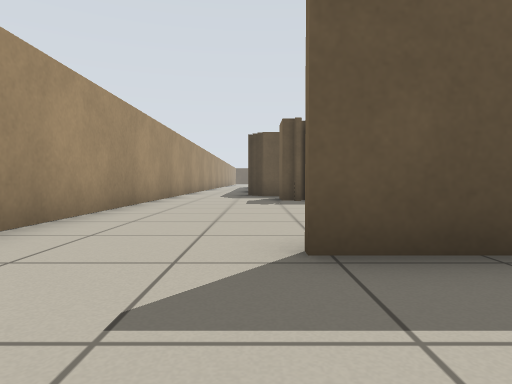
View 1 (above)

24 first-person views from a walk through a Stage world. The camera is 0.5 m above the floor, tilts 2° down and sees 75° across. The lines on the ground mark 1 m squares. The floor is counted in squares, 1 m on a side. Each view is taken from the middle of a square. On the plan, view 1 faces up. The plan holds only what a view shows up to about 9 squares ahead; the rest is blank. The place goes on beyond the plan. Robots are left out.

View 2
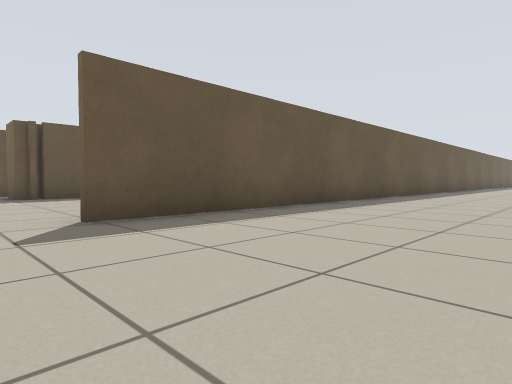

View 3
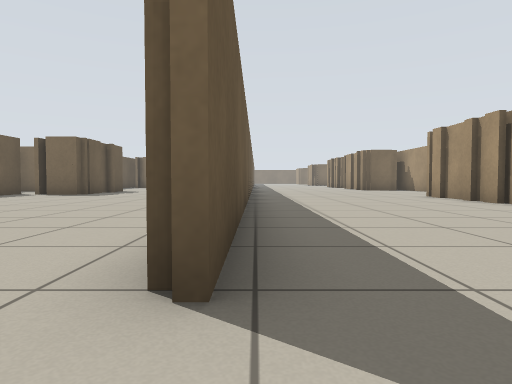

View 4
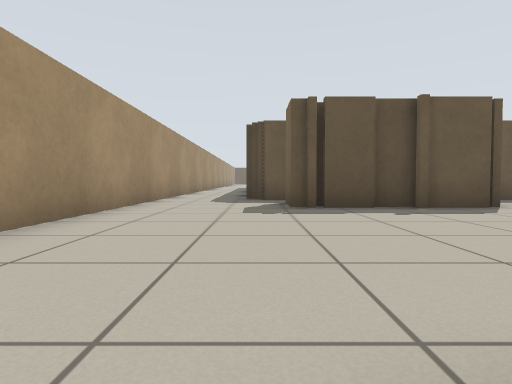

View 5
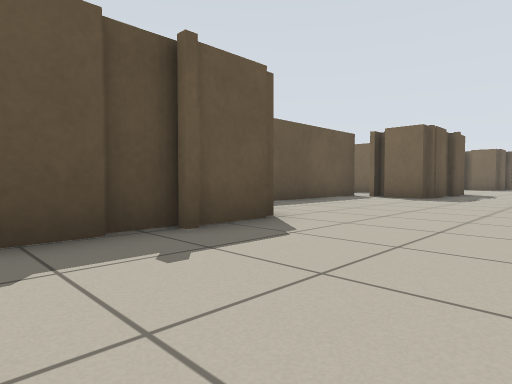

View 6
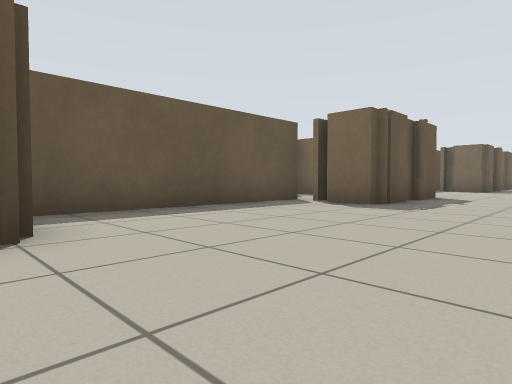

View 7
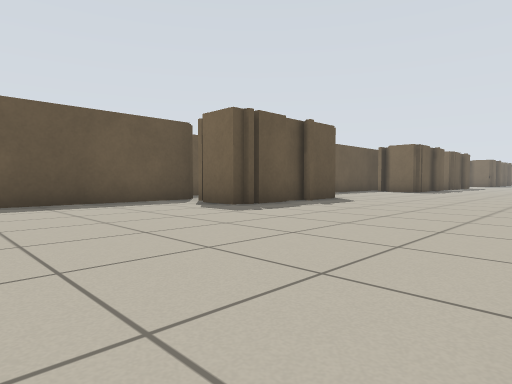

View 8
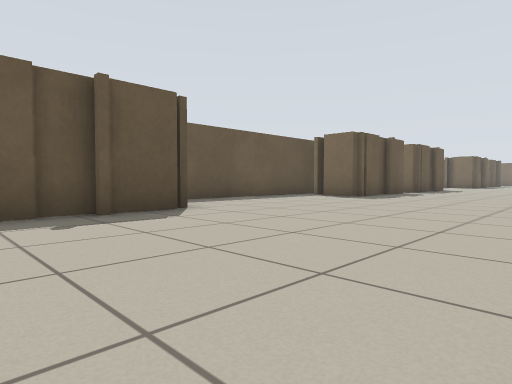

View 9
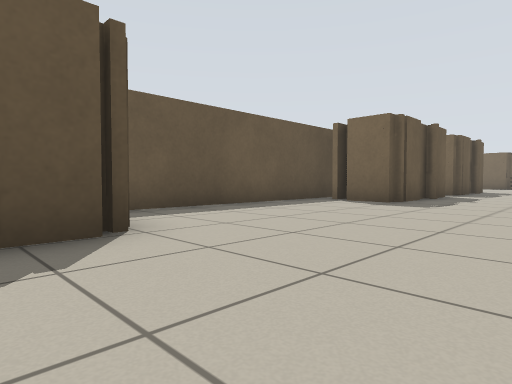

View 10
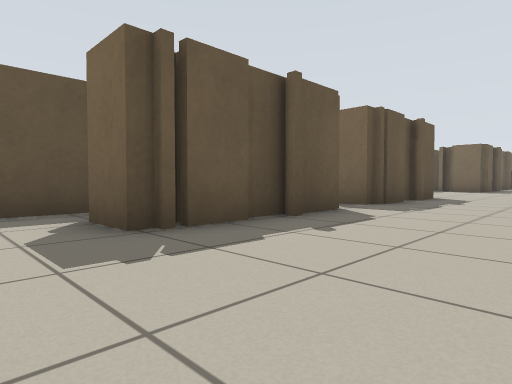

View 11
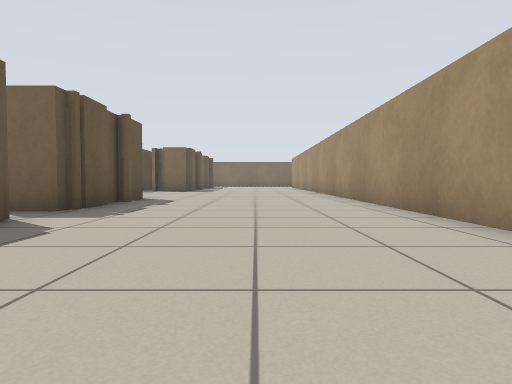

View 12
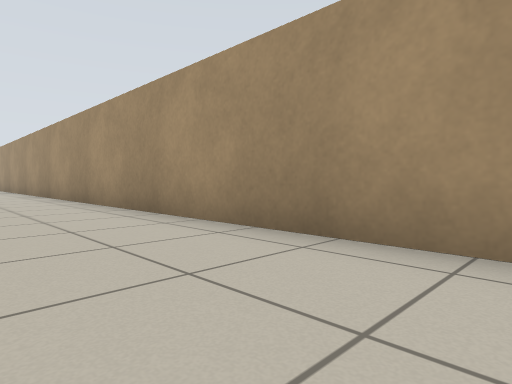

View 13
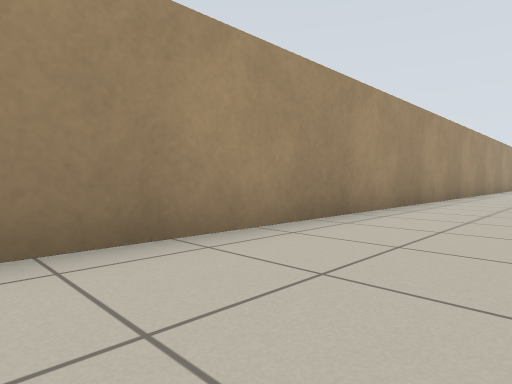

View 14
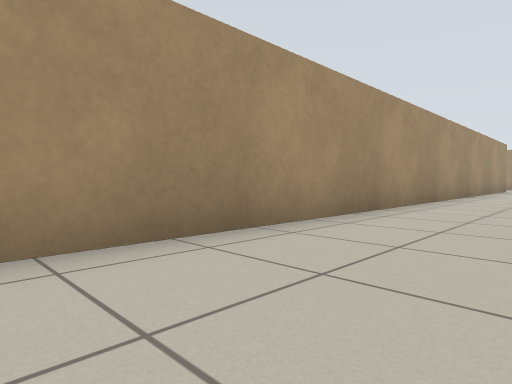

View 15
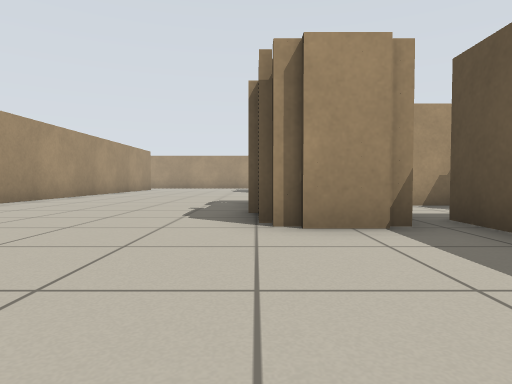

View 16
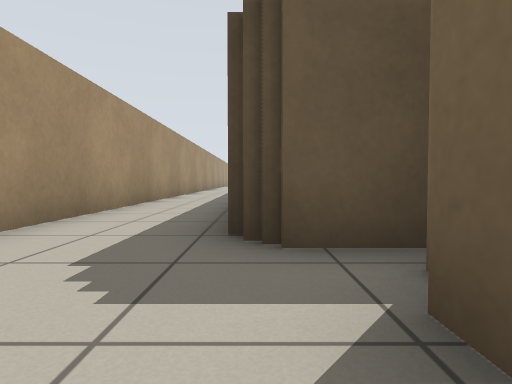

View 17
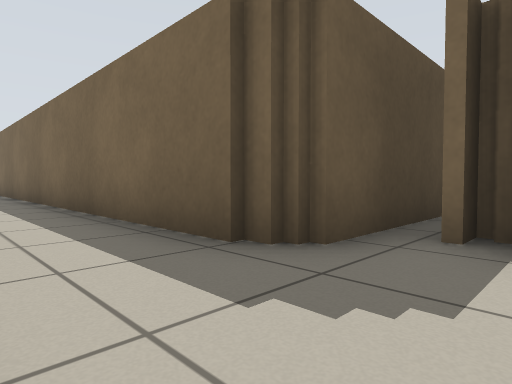

View 18
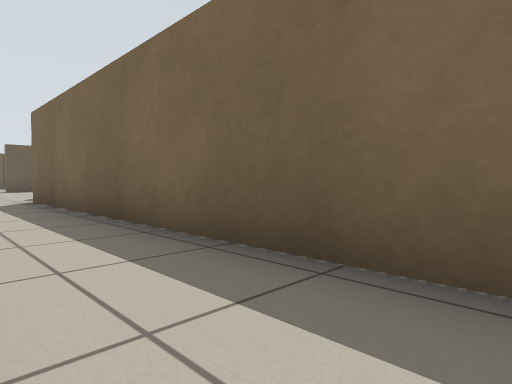

View 19
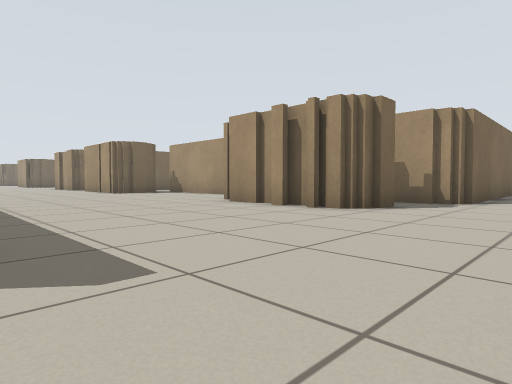

View 20
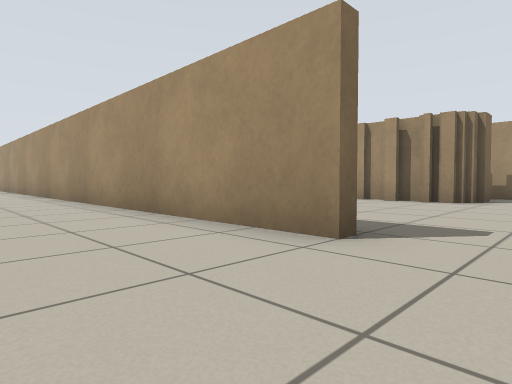

View 21
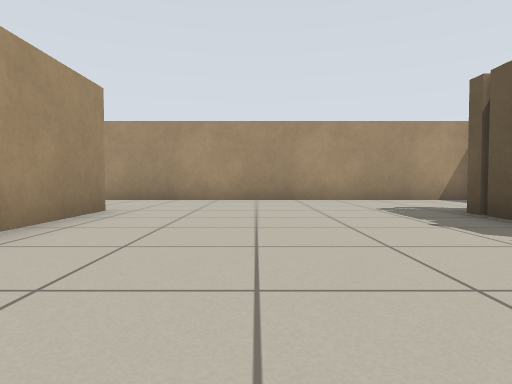

View 22
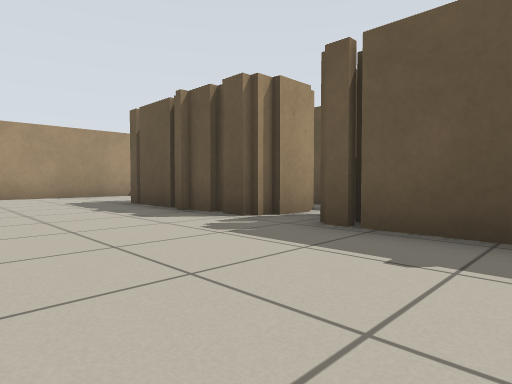

View 23
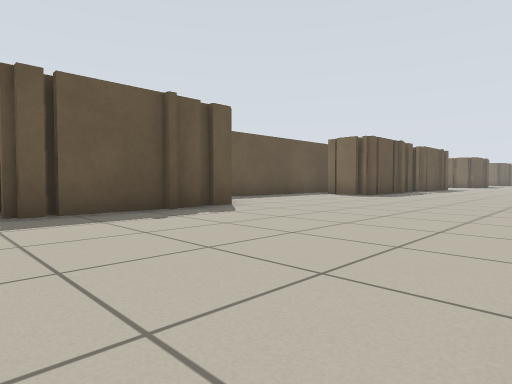

View 24
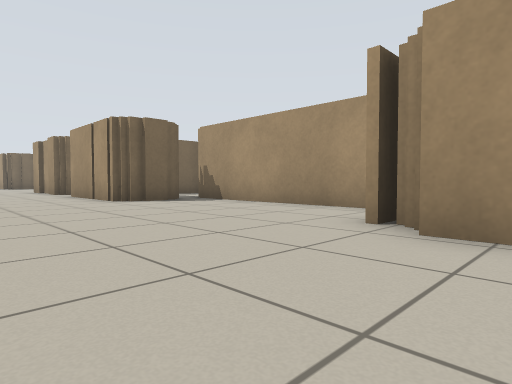

### Floor plan
Points are (right, up) in squares from view 1. A wall is a line through its corners. A room is listed if a view was taken in it or the views show most of it. See-through windows are left out.
Room 1 (views 1, 2, 3, 4, 5, 6, 7, 8, 9, 10, 11, 12, 13, 14, 15, 16, 17, 18)
walls: (14.1, 8) (10.5, 8) (10.5, 9.2); (14.6, 8.5) (14.1, 8.5); (7.6, 2.5) (30.4, 2.5); (7.6, 2.2) (0.2, 2.2); (14.6, 9.8) (14.6, 8.1); (11.2, 10.4) (5, 10.4); (4.2, 8) (0.6, 8) (0.6, 9.2); (5.9, -3.2) (8.1, -3.2); (20.9, 10.4) (13.8, 10.4); (24, 8) (20.4, 8) (20.4, 9.2); (3.1, 10.4) (0, 10.4); (26.9, 8) (25.3, 8) (25.3, 9); (-0.3, 10.6) (-0.3, 25.1); (29, 8) (27.1, 8); (-2.5, 17.1) (-2.5, 3.2)
ways out: opening at (-1.5, 25.5) to room 2
Room 2 (views 19, 20, 21, 22, 23, 24)
walls: (10.5, 26.2) (10.5, 27.8) (12.6, 27.8); (9.6, 39.2) (5.6, 39.2); (5.8, 25.4) (10.2, 25.4); (4.1, 27.4) (4.9, 27.4); (4.8, 39.2) (0.9, 39.2); (0.6, 33.1) (0.6, 33.6); (0.4, 33.5) (9.4, 33.5); (0.6, 26.5) (0.6, 27.8) (4.1, 27.8); (0, 25.4) (1.2, 25.4); (-2.5, 39.5) (-2.5, 32.1)
ways out: opening at (-1.5, 25.5) to room 1

Where each view was taken, in squares from view 1:
view 1: 0 up, 0 right, facing up
view 2: 2 down, 1 left, facing up-right
view 3: 2 up, 1 left, facing right
view 4: 2 up, 0 right, facing up
view 5: 5 up, 1 right, facing up-right
view 6: 5 up, 4 right, facing up-right
view 7: 3 up, 6 right, facing up-right
view 8: 3 up, 11 right, facing up-right
view 9: 5 up, 13 right, facing up-right
view 10: 5 up, 19 right, facing up-right
view 11: 5 up, 20 right, facing right
view 12: 5 up, 20 right, facing down-right
view 13: 5 up, 23 right, facing down-left
view 14: 5 up, 18 right, facing down-left
view 15: 8 up, 18 right, facing left
view 16: 8 up, 0 right, facing up
view 17: 9 up, 2 left, facing up-right
view 18: 16 up, 2 left, facing up-right
view 19: 33 up, 2 left, facing down-right
view 20: 36 up, 1 left, facing down-right
view 21: 36 up, 6 right, facing left
view 22: 36 up, 8 right, facing up-left
view 23: 34 up, 5 right, facing up-right
view 24: 31 up, 3 right, facing down-right
